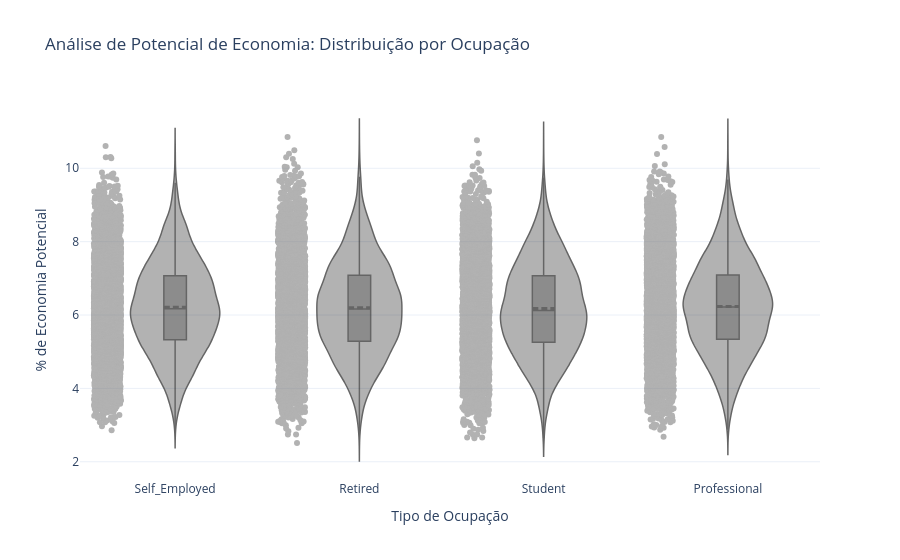

Source (notebook cell):
### Markdown cell above
## 4.3. Análise: Potencial de Economia x Ocupação
Nesta última análise, verificamos a relação entre a profissão e a gestão da renda. O padrão observado anteriormente se repete: a maior densidade de dados converge para a mesma porcentagem, independentemente do cargo ocupado.

**A ocupação influencia o volume de renda, mas não é o fator determinante para a eficiência do gasto.**

### Code cell
import plotly.express as px


colunas_economia = [
    'Potential_Savings_Groceries', 'Potential_Savings_Transport', 
    'Potential_Savings_Eating_Out', 'Potential_Savings_Entertainment', 
    'Potential_Savings_Utilities', 'Potential_Savings_Healthcare', 
    'Potential_Savings_Education', 'Potential_Savings_Miscellaneous'
]
dados['Potential_Savings'] = dados[colunas_economia].sum(axis=1)
dados['waste_Ratio'] = (dados['Potential_Savings'] / dados['Income']) * 100

ordem_ocupacao = ['Estudante', 'CLT', 'Autônomo', 'Aposentado']

fig = px.violin(
    dados, 
    x="Occupation",      
    y="waste_Ratio", 
    
    color_discrete_sequence=['#7f7f7f'], 
    box=True,          
    points="all",      
    category_orders={"Occupation": ordem_ocupacao}, 
    title="Análise de Potencial de Economia: Distribuição por Ocupação",
    labels={
        "Occupation": "Tipo de Ocupação",
        "waste_Ratio": "% de Economia Potencial"
    },
    template="plotly_white"
)


fig.update_traces(
    scalemode='count',    
    opacity=0.6,          
    line_width=1.5,       
    line_color='black',   
    meanline_visible=True,
    meanline_width=3      
)


fig.update_layout(
    hovermode="x", 
    yaxis=dict(
        showspikes=True, 
        spikemode="across", 
        spikesnap="cursor", 
        spikethickness=2, 
        spikedash="dash", 
        spikecolor="gray" 
    )
)

fig.show()

### Figure 1 — Plotly figure (JSON) as saved in the notebook; plotly's stock layout.template omitted (floating-point values rounded to 4 significant figures; data arrays with more than 128 entries replaced by an {"elided": "..."} marker saying what was removed)
{"data": [{"alignmentgroup": "True", "box": {"visible": true}, "hovertemplate": "Tipo de Ocupação=%{x}<br>% de Economia Potencial=%{y}<extra></extra>", "legendgroup": "", "line": {"color": "black", "width": 1.5}, "marker": {"color": "#7f7f7f"}, "meanline": {"visible": true, "width": 3}, "name": "", "offsetgroup": "", "opacity": 0.6, "orientation": "v", "points": "all", "scalegroup": "True", "scalemode": "count", "showlegend": false, "type": "violin", "x": {"elided": "20000 str values"}, "x0": " ", "xaxis": "x", "y": {"elided": "20000 float values"}, "y0": " ", "yaxis": "y"}], "layout": {"hovermode": "x", "legend": {"tracegroupgap": 0}, "title": {"text": "Análise de Potencial de Economia: Distribuição por Ocupação"}, "violinmode": "group", "xaxis": {"anchor": "y", "categoryarray": ["Estudante", "CLT", "Autônomo", "Aposentado"], "categoryorder": "array", "domain": [0, 1], "title": {"text": "Tipo de Ocupação"}}, "yaxis": {"anchor": "x", "domain": [0, 1], "showspikes": true, "spikecolor": "gray", "spikedash": "dash", "spikemode": "across", "spikesnap": "cursor", "spikethickness": 2, "title": {"text": "% de Economia Potencial"}}}}
